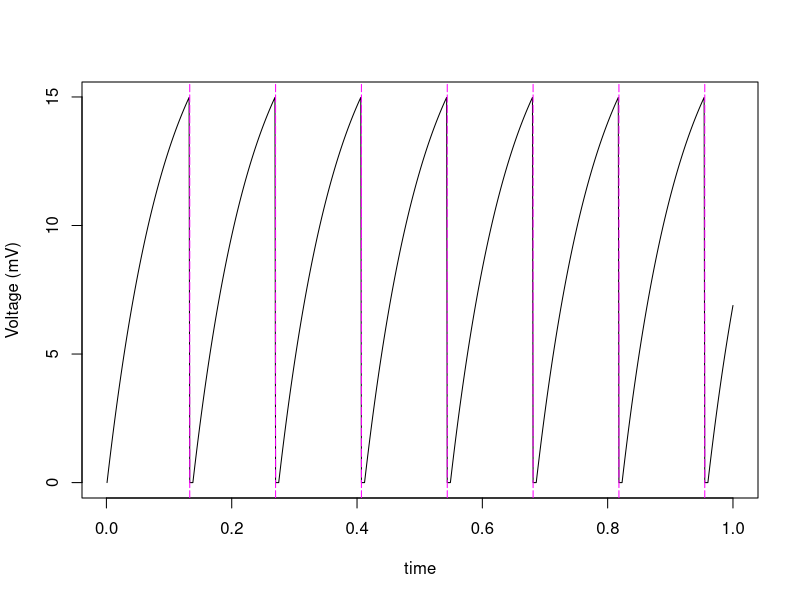

The R source for this figure:
# simulateLIF
#         returns a history of the voltage of a simulated neuron
#         dt = 0.0105 and iter = 1000 --> ~100 ms in real time
#         (approximated using Brian code in paper)
simulateLIF = function(milliseconds,
                       absRefractory = 5,
                       stimDefault = 20,
                       randomI = FALSE) { # returns v
  # iter            - time (no units)
  # absRefractory   - time of refractory (no units)
  iter = milliseconds*1000
  v = array(0, iter) # voltage (mV)
  if(randomI) {
    stim = rnorm(iter, mean = stimDefault, sd = 5) # randomStim is normally distributed sample
  } else {
    stim = array(stimDefault, iter)
  }
  dt = .0105                # seemed like a good value
  R = 1                   # resistance
  T = 1                   # time membrane onstant
  refractory = 0          # set to 0 (assuming neuron hasn't spiked b4 simulation start)
  c = 1                   # index
  
  while (c < iter) {
    if (refractory <= 0) {
      # this sets up refractory period
      dv = ((-v[c] + R * stim[c]) / T) * dt
      v[c + 1] = v[c] + dv
    }
    else {
      refractory = refractory - 1
    }
    if (v[c + 1] > 15) {
      v[c + 1] = 0
      refractory = absRefractory
    }
    c = c + 1 #reset voltage when it gets to 15
  }                                     #loop for 5 iterations
  return(v)
}
# getSpike
#         takes in an array of voltages
#         records spike when v = 0
#         returns spike times
getSpike = function(voltHist, plot_on=TRUE) {
  iter = length(voltHist)
  if(plot_on) {
    plot((1:iter) / iter,
         voltHist,
         type = 'l',
         xlab = "time",
         ylab = "Voltage (mV)")
  }
  spikeTimes = array(0)
  for(i in 2:iter) {
    if (voltHist[i] == 0 && voltHist[i-1] > 0) {
      spikeTimes = c(spikeTimes, i)
      if(plot_on) {
        abline(v = i / iter, lty=23, col = 'magenta')
      }
    }
  }
  return(spikeTimes)
}

# Calling the stack
# First simulating a neuron
# Then getting where it spiked
#     since plot_on is set to True by default, 
#     getSpike will plot the spikes on the graph
num_iter = 1000
vHistory = simulateLIF(1)
sHistory = getSpike(vHistory)
